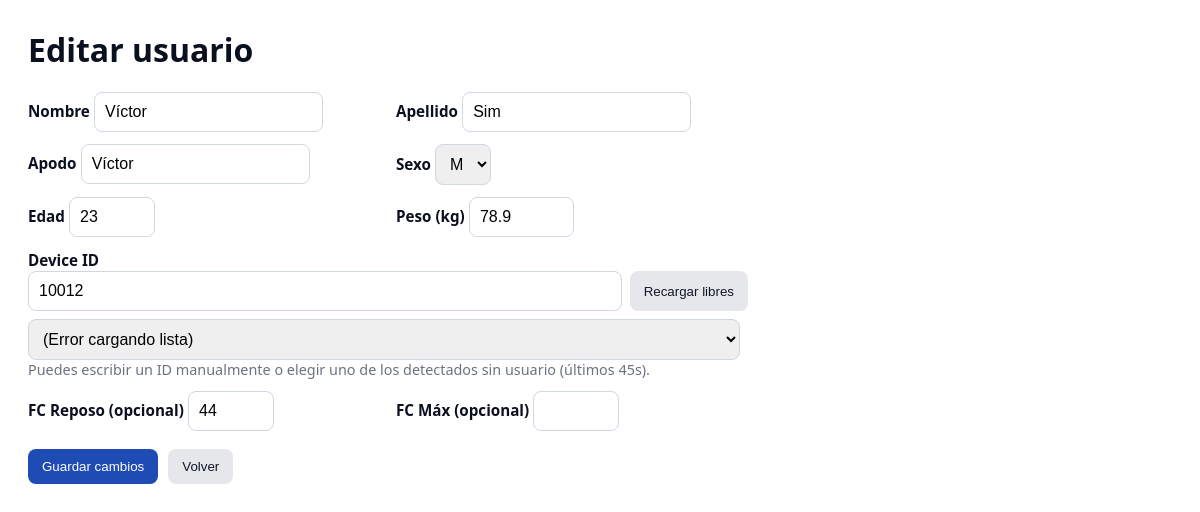
The page /users/edit/671 on the database its author committed.
### tables this page shows
CREATE TABLE users (
  id INTEGER PRIMARY KEY AUTOINCREMENT,
  nombre    TEXT NOT NULL,
  apellido  TEXT NOT NULL,
  apodo     TEXT NOT NULL,
  edad      INTEGER,
  peso      REAL,
  device_id INTEGER UNIQUE,
  sexo      TEXT,     -- 'M' o 'F'
  hr_rest   INTEGER,  -- FC en reposo (opcional)
  is_sim    INTEGER DEFAULT 0  -- 0=real, 1=simulado
, hr_max INTEGER);

### hr_server.py (the view, shortened to what this page needs)
@app.route("/users/edit/<int:user_id>", methods=["GET", "POST"])
def edit_user(user_id):
    user = db.get_user(user_id)
    if not user:
        return "Usuario no encontrado", 404
    return render_template("user_form.html", user=user)

### db.py (called while the page is built)
@contextmanager
def get_conn():
    DB_PATH.parent.mkdir(parents=True, exist_ok=True)
    conn = sqlite3.connect(DB_PATH)
    try:
        yield conn
    finally:
        conn.close()

def _ensure_schema():
    with get_conn() as conn:
        conn.execute(SCHEMA)
        cols = {r[1] for r in conn.execute("PRAGMA table_info(users)").fetchall()}
        if "sexo" not in cols:
            conn.execute("ALTER TABLE users ADD COLUMN sexo TEXT")
        if "hr_rest" not in cols:
            conn.execute("ALTER TABLE users ADD COLUMN hr_rest INTEGER")
        if "hr_max" not in cols:
            conn.execute("ALTER TABLE users ADD COLUMN hr_max INTEGER")
        if "is_sim" not in cols:
            conn.execute("ALTER TABLE users ADD COLUMN is_sim INTEGER DEFAULT 0")
        conn.commit()

def get_user(user_id):
    _ensure_schema()
    with get_conn() as conn:
        cur = conn.cursor()
        cur.execute("""
            SELECT id, nombre, apellido, apodo, edad, peso, device_id, sexo, hr_rest, hr_max, is_sim
            FROM users
            WHERE id=?
        """, (user_id,))
        row = cur.fetchone()
        return row_to_dict(row) if row else None

def row_to_dict(r):
    return {
        "id":        r[0],
        "nombre":    r[1],
        "apellido":  r[2],
        "apodo":     r[3],
        "edad":      r[4],
        "peso":      r[5],
        "device_id": r[6],
        "sexo":      r[7],
        "hr_rest":   r[8],
        "hr_max":    r[9],
        "is_sim":    r[10],
    }

### templates/user_form.html (shortened to what this page needs)
<!doctype html>
<html lang="es">
<head>
</head>
<body>
  <h1>{{ 'Editar usuario' if user else 'Añadir usuario' }}</h1>
  <form method="post" action="">
    <div>
      <label>Nombre</label>
      <input name="nombre" value="{{ user.nombre if user else '' }}" required>
    </div>
    <div>
      <label>Apellido</label>
      <input name="apellido" value="{{ user.apellido if user else '' }}" required>
    </div>
    <div>
      <label>Apodo</label>
      <input name="apodo" value="{{ user.apodo if user else '' }}" placeholder="Se muestra en las tarjetas">
    </div>
    <div>
      <label>Sexo</label>
      <select name="sexo">
        {% set s = (user.sexo if user else 'M') or 'M' %}
        <option value="M" {{ 'selected' if s=='M' else '' }}>M</option>
      </select>
    </div>
    <div>
      <label>Edad</label>
      <input type="number" name="edad" min="1" max="120" value="{{ user.edad if user and user.edad else '' }}">
    </div>
    <div>
      <label>Peso (kg)</label>
      <input type="number" step="0.1" name="peso" min="1" max="500" value="{{ user.peso if user and user.peso else '' }}">
    </div>
    <div class="full">
      <label>Device ID</label>
      <div class="row">
        <input id="device_id" name="device_id" type="number" placeholder="Ej: 36466"
               value="{{ user.device_id if user and user.device_id else '' }}">
        <button type="button" id="btnReload" class="secondary">Recargar libres</button>
      </div>
      <div class="row" style="margin-top:8px;">
        <select id="selFree">
          <option value="">— Pulsómetros libres detectados —</option>
        </select>
      </div>
      <div class="muted">Puedes escribir un ID manualmente o elegir uno de los detectados sin usuario (últimos 45s).</div>
    </div>
    <div>
      <label>FC Reposo (opcional)</label>
      <input type="number" name="hr_rest" min="30" max="120" value="{{ user.hr_rest if user and user.hr_rest else '' }}">
    </div>
    <div>
      <label>FC Máx (opcional)</label>
      <input type="number" name="hr_max" min="120" max="230" value="{{ user.hr_max if user and user.hr_max else '' }}">
    </div>
    <div class="actions">
      <button type="submit">{{ 'Guardar cambios' if user else 'Crear usuario' }}</button>
      <a href="{{ url_for('users_list') }}"><button class="secondary" type="button">Volver</button></a>
    </div>
  </form>
</body>
</html>

### templates/user_form.html (style rules this page uses)
body { font-family: system-ui, -apple-system, Segoe UI, Roboto, Arial, sans-serif; padding: 20px; color: #0b1020; }
h1 { margin-top: 0; }
form { max-width: 720px; display: grid; grid-template-columns: 1fr 1fr; gap: 12px 16px; }
label { font-weight: 600; font-size: 0.95rem; }
input, select { padding: 10px; border: 1px solid #cfd6e4; border-radius: 8px; font-size: 1rem; }
.full { grid-column: 1 / -1; }
.actions { grid-column: 1 / -1; display: flex; gap: 10px; margin-top: 6px; }
.muted { color: #6b7280; font-size: .9rem; }
.row { display: grid; grid-template-columns: 1fr auto; gap: 8px; }
button { padding: 10px 14px; border: none; border-radius: 8px; background: #1f4bb5; color: #fff; cursor: pointer; }
button.secondary { background: #e5e7eb; color: #111827; }

### rows shown on the page
users: nombre "Víctor", apellido "Sim", apodo "Víctor", edad "23", peso "78.9", device_id "10012", hr_rest "44"

### other values the page prints
{{ 'Editar usuario' if user else 'Añadir usuario' }} "Editar usuario"
{{ 'Guardar cambios' if user else 'Crear usuario' }} "Guardar cambios"
